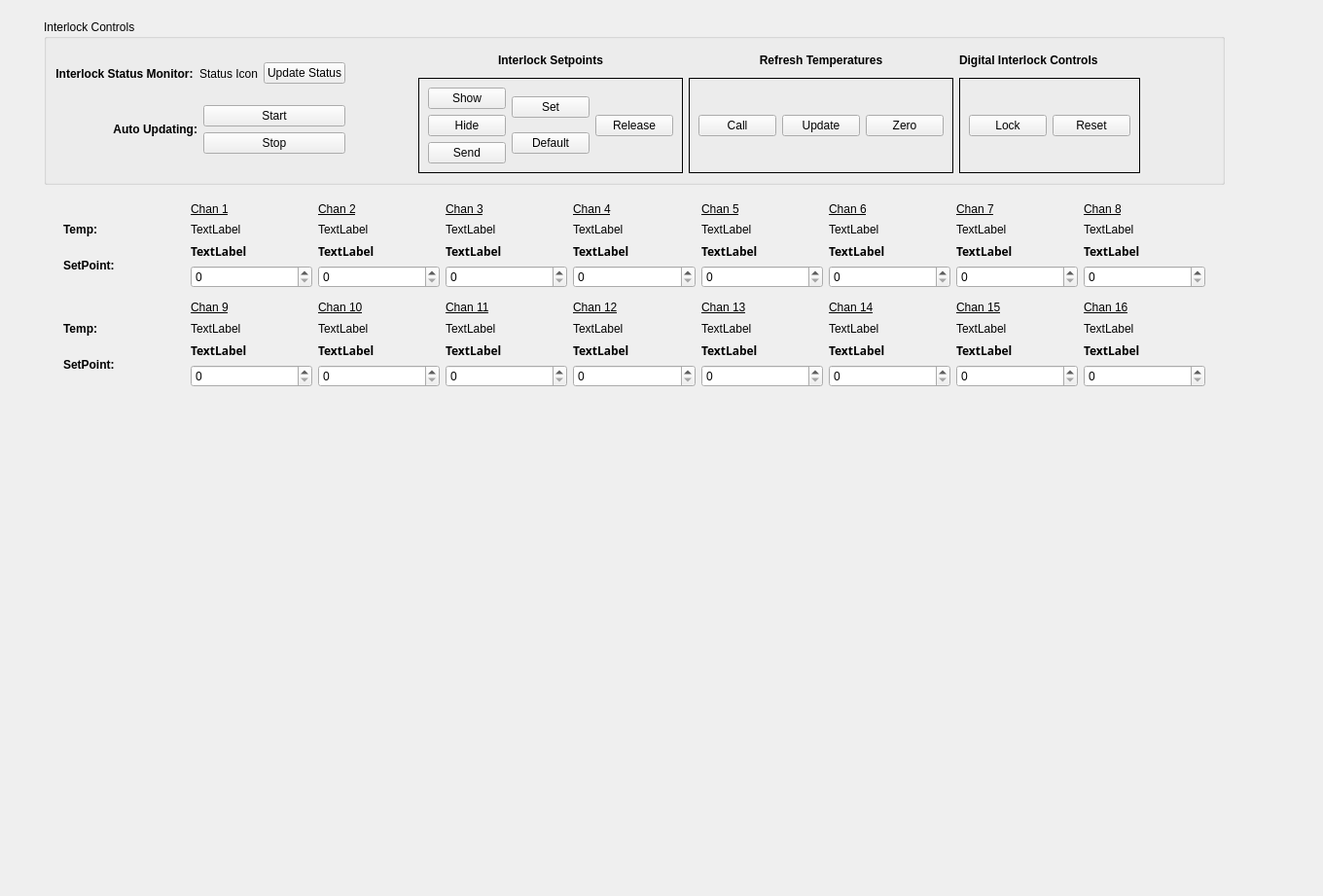
<?xml version="1.0" encoding="UTF-8"?>
<ui version="4.0">
 <class>Form</class>
 <widget class="QWidget" name="Form">
  <property name="enabled">
   <bool>true</bool>
  </property>
  <property name="geometry">
   <rect>
    <x>0</x>
    <y>0</y>
    <width>1360</width>
    <height>921</height>
   </rect>
  </property>
  <property name="windowTitle">
   <string>Form</string>
  </property>
  <widget class="QWidget" name="verticalLayoutWidget">
   <property name="geometry">
    <rect>
     <x>40</x>
     <y>20</y>
     <width>1224</width>
     <height>525</height>
    </rect>
   </property>
   <layout class="QGridLayout" name="gridLayout_2">
    <property name="sizeConstraint">
     <enum>QLayout::SetMinimumSize</enum>
    </property>
    <item row="0" column="0">
     <spacer name="verticalSpacer_10">
      <property name="orientation">
       <enum>Qt::Vertical</enum>
      </property>
      <property name="sizeHint" stdset="0">
       <size>
        <width>5</width>
        <height>25</height>
       </size>
      </property>
     </spacer>
    </item>
    <item row="5" column="1">
     <spacer name="verticalSpacer_7">
      <property name="orientation">
       <enum>Qt::Vertical</enum>
      </property>
      <property name="sizeHint" stdset="0">
       <size>
        <width>20</width>
        <height>40</height>
       </size>
      </property>
     </spacer>
    </item>
    <item row="2" column="0">
     <spacer name="verticalSpacer_8">
      <property name="orientation">
       <enum>Qt::Vertical</enum>
      </property>
      <property name="sizeHint" stdset="0">
       <size>
        <width>5</width>
        <height>40</height>
       </size>
      </property>
     </spacer>
    </item>
    <item row="4" column="1">
     <spacer name="verticalSpacer_2">
      <property name="orientation">
       <enum>Qt::Vertical</enum>
      </property>
      <property name="sizeHint" stdset="0">
       <size>
        <width>20</width>
        <height>40</height>
       </size>
      </property>
     </spacer>
    </item>
    <item row="3" column="2">
     <spacer name="verticalSpacer_11">
      <property name="orientation">
       <enum>Qt::Vertical</enum>
      </property>
      <property name="sizeHint" stdset="0">
       <size>
        <width>5</width>
        <height>80</height>
       </size>
      </property>
     </spacer>
    </item>
    <item row="2" column="1">
     <layout class="QVBoxLayout" name="verticalLayout">
      <item>
       <layout class="QGridLayout" name="channel_temps">
        <item row="9" column="5">
         <widget class="QLabel" name="chan_12_temp">
          <property name="text">
           <string>TextLabel</string>
          </property>
         </widget>
        </item>
        <item row="3" column="4">
         <widget class="QLabel" name="chan_3_temp">
          <property name="text">
           <string>TextLabel</string>
          </property>
         </widget>
        </item>
        <item row="9" column="2">
         <widget class="QLabel" name="chan_9_temp">
          <property name="text">
           <string>TextLabel</string>
          </property>
         </widget>
        </item>
        <item row="3" column="9">
         <widget class="QLabel" name="chan_8_temp">
          <property name="text">
           <string>TextLabel</string>
          </property>
         </widget>
        </item>
        <item row="3" column="7">
         <widget class="QLabel" name="chan_6_temp">
          <property name="text">
           <string>TextLabel</string>
          </property>
         </widget>
        </item>
        <item row="3" column="0">
         <spacer name="verticalSpacer_9">
          <property name="orientation">
           <enum>Qt::Vertical</enum>
          </property>
          <property name="sizeHint" stdset="0">
           <size>
            <width>20</width>
            <height>20</height>
           </size>
          </property>
         </spacer>
        </item>
        <item row="3" column="3">
         <widget class="QLabel" name="chan_2_temp">
          <property name="text">
           <string>TextLabel</string>
          </property>
         </widget>
        </item>
        <item row="3" column="8">
         <widget class="QLabel" name="chan_7_temp">
          <property name="text">
           <string>TextLabel</string>
          </property>
         </widget>
        </item>
        <item row="3" column="6">
         <widget class="QLabel" name="chan_5_temp">
          <property name="text">
           <string>TextLabel</string>
          </property>
         </widget>
        </item>
        <item row="3" column="2">
         <widget class="QLabel" name="chan_1_temp">
          <property name="text">
           <string>TextLabel</string>
          </property>
         </widget>
        </item>
        <item row="8" column="6">
         <widget class="QLabel" name="channel_13_marker">
          <property name="font">
           <font>
            <underline>true</underline>
           </font>
          </property>
          <property name="text">
           <string>Chan 13</string>
          </property>
         </widget>
        </item>
        <item row="8" column="9">
         <widget class="QLabel" name="channel_16_marker">
          <property name="font">
           <font>
            <underline>true</underline>
           </font>
          </property>
          <property name="text">
           <string>Chan 16</string>
          </property>
         </widget>
        </item>
        <item row="8" column="8">
         <widget class="QLabel" name="channel_15_marker">
          <property name="font">
           <font>
            <underline>true</underline>
           </font>
          </property>
          <property name="text">
           <string>Chan 15</string>
          </property>
         </widget>
        </item>
        <item row="8" column="7">
         <widget class="QLabel" name="channel_14_marker">
          <property name="font">
           <font>
            <underline>true</underline>
           </font>
          </property>
          <property name="text">
           <string>Chan 14</string>
          </property>
         </widget>
        </item>
        <item row="10" column="6">
         <layout class="QVBoxLayout" name="verticalLayout_17">
          <item>
           <widget class="QLabel" name="chan_13_setpoint">
            <property name="font">
             <font>
              <family>Yu Gothic UI Semibold</family>
              <weight>75</weight>
              <bold>true</bold>
             </font>
            </property>
            <property name="text">
             <string>TextLabel</string>
            </property>
           </widget>
          </item>
          <item>
           <widget class="QSpinBox" name="chan_13_adjust"/>
          </item>
         </layout>
        </item>
        <item row="10" column="7">
         <layout class="QVBoxLayout" name="verticalLayout_18">
          <item>
           <widget class="QLabel" name="chan_14_setpoint">
            <property name="font">
             <font>
              <family>Yu Gothic UI Semibold</family>
              <weight>75</weight>
              <bold>true</bold>
             </font>
            </property>
            <property name="text">
             <string>TextLabel</string>
            </property>
           </widget>
          </item>
          <item>
           <widget class="QSpinBox" name="chan_14_adjust"/>
          </item>
         </layout>
        </item>
        <item row="10" column="9">
         <layout class="QVBoxLayout" name="verticalLayout_20">
          <item>
           <widget class="QLabel" name="chan_16_setpoint">
            <property name="font">
             <font>
              <family>Yu Gothic UI Semibold</family>
              <weight>75</weight>
              <bold>true</bold>
             </font>
            </property>
            <property name="text">
             <string>TextLabel</string>
            </property>
           </widget>
          </item>
          <item>
           <widget class="QSpinBox" name="chan_16_adjust"/>
          </item>
         </layout>
        </item>
        <item row="10" column="8">
         <layout class="QVBoxLayout" name="verticalLayout_19">
          <item>
           <widget class="QLabel" name="chan_15_setpoint">
            <property name="font">
             <font>
              <family>Yu Gothic UI Semibold</family>
              <weight>75</weight>
              <bold>true</bold>
             </font>
            </property>
            <property name="text">
             <string>TextLabel</string>
            </property>
           </widget>
          </item>
          <item>
           <widget class="QSpinBox" name="chan_15_adjust"/>
          </item>
         </layout>
        </item>
        <item row="4" column="9">
         <layout class="QVBoxLayout" name="verticalLayout_12">
          <item>
           <widget class="QLabel" name="chan_8_setpoint">
            <property name="font">
             <font>
              <family>Yu Gothic UI Semibold</family>
              <weight>75</weight>
              <bold>true</bold>
             </font>
            </property>
            <property name="text">
             <string>TextLabel</string>
            </property>
           </widget>
          </item>
          <item>
           <widget class="QSpinBox" name="chan_8_adjust"/>
          </item>
         </layout>
        </item>
        <item row="10" column="2">
         <layout class="QVBoxLayout" name="verticalLayout_13">
          <item>
           <widget class="QLabel" name="chan_9_setpoint">
            <property name="font">
             <font>
              <family>Yu Gothic UI Semibold</family>
              <weight>75</weight>
              <bold>true</bold>
             </font>
            </property>
            <property name="text">
             <string>TextLabel</string>
            </property>
           </widget>
          </item>
          <item>
           <widget class="QSpinBox" name="chan_9_adjust"/>
          </item>
         </layout>
        </item>
        <item row="10" column="3">
         <layout class="QVBoxLayout" name="verticalLayout_14">
          <item>
           <widget class="QLabel" name="chan_10_setpoint">
            <property name="font">
             <font>
              <family>Yu Gothic UI Semibold</family>
              <weight>75</weight>
              <bold>true</bold>
             </font>
            </property>
            <property name="text">
             <string>TextLabel</string>
            </property>
           </widget>
          </item>
          <item>
           <widget class="QSpinBox" name="chan_10_adjust"/>
          </item>
         </layout>
        </item>
        <item row="10" column="5">
         <layout class="QVBoxLayout" name="verticalLayout_16">
          <item>
           <widget class="QLabel" name="chan_12_setpoint">
            <property name="font">
             <font>
              <family>Yu Gothic UI Semibold</family>
              <weight>75</weight>
              <bold>true</bold>
             </font>
            </property>
            <property name="text">
             <string>TextLabel</string>
            </property>
           </widget>
          </item>
          <item>
           <widget class="QSpinBox" name="chan_12_adjust"/>
          </item>
         </layout>
        </item>
        <item row="10" column="4">
         <layout class="QVBoxLayout" name="verticalLayout_15">
          <item>
           <widget class="QLabel" name="chan_11_setpoint">
            <property name="font">
             <font>
              <family>Yu Gothic UI Semibold</family>
              <weight>75</weight>
              <bold>true</bold>
             </font>
            </property>
            <property name="text">
             <string>TextLabel</string>
            </property>
           </widget>
          </item>
          <item>
           <widget class="QSpinBox" name="chan_11_adjust"/>
          </item>
         </layout>
        </item>
        <item row="8" column="5">
         <widget class="QLabel" name="channel_12_marker">
          <property name="font">
           <font>
            <underline>true</underline>
           </font>
          </property>
          <property name="text">
           <string>Chan 12</string>
          </property>
         </widget>
        </item>
        <item row="9" column="3">
         <widget class="QLabel" name="chan_10_temp">
          <property name="text">
           <string>TextLabel</string>
          </property>
         </widget>
        </item>
        <item row="8" column="4">
         <widget class="QLabel" name="channel_11_marker">
          <property name="font">
           <font>
            <underline>true</underline>
           </font>
          </property>
          <property name="text">
           <string>Chan 11</string>
          </property>
         </widget>
        </item>
        <item row="3" column="5">
         <widget class="QLabel" name="chan_4_temp">
          <property name="text">
           <string>TextLabel</string>
          </property>
         </widget>
        </item>
        <item row="9" column="6">
         <widget class="QLabel" name="chan_13_temp">
          <property name="text">
           <string>TextLabel</string>
          </property>
         </widget>
        </item>
        <item row="9" column="4">
         <widget class="QLabel" name="chan_11_temp">
          <property name="text">
           <string>TextLabel</string>
          </property>
         </widget>
        </item>
        <item row="9" column="8">
         <widget class="QLabel" name="chan_15_temp">
          <property name="text">
           <string>TextLabel</string>
          </property>
         </widget>
        </item>
        <item row="9" column="9">
         <widget class="QLabel" name="chan_16_temp">
          <property name="text">
           <string>TextLabel</string>
          </property>
         </widget>
        </item>
        <item row="9" column="7">
         <widget class="QLabel" name="chan_14_temp">
          <property name="text">
           <string>TextLabel</string>
          </property>
         </widget>
        </item>
        <item row="6" column="10">
         <spacer name="verticalSpacer_5">
          <property name="orientation">
           <enum>Qt::Vertical</enum>
          </property>
          <property name="sizeHint" stdset="0">
           <size>
            <width>20</width>
            <height>10</height>
           </size>
          </property>
         </spacer>
        </item>
        <item row="9" column="0">
         <spacer name="verticalSpacer_6">
          <property name="orientation">
           <enum>Qt::Vertical</enum>
          </property>
          <property name="sizeHint" stdset="0">
           <size>
            <width>20</width>
            <height>20</height>
           </size>
          </property>
         </spacer>
        </item>
        <item row="1" column="2">
         <widget class="QLabel" name="channel_1_marker">
          <property name="font">
           <font>
            <weight>50</weight>
            <bold>false</bold>
            <underline>true</underline>
           </font>
          </property>
          <property name="text">
           <string>Chan 1</string>
          </property>
         </widget>
        </item>
        <item row="1" column="4">
         <widget class="QLabel" name="channel_3_marker">
          <property name="font">
           <font>
            <underline>true</underline>
           </font>
          </property>
          <property name="text">
           <string>Chan 3</string>
          </property>
         </widget>
        </item>
        <item row="8" column="3">
         <widget class="QLabel" name="channel_10_marker">
          <property name="font">
           <font>
            <underline>true</underline>
           </font>
          </property>
          <property name="text">
           <string>Chan 10</string>
          </property>
         </widget>
        </item>
        <item row="8" column="2">
         <widget class="QLabel" name="channel_9_marker">
          <property name="font">
           <font>
            <underline>true</underline>
           </font>
          </property>
          <property name="text">
           <string>Chan 9</string>
          </property>
         </widget>
        </item>
        <item row="0" column="6">
         <spacer name="verticalSpacer_3">
          <property name="orientation">
           <enum>Qt::Vertical</enum>
          </property>
          <property name="sizeHint" stdset="0">
           <size>
            <width>20</width>
            <height>15</height>
           </size>
          </property>
         </spacer>
        </item>
        <item row="1" column="5">
         <widget class="QLabel" name="channel_4_marker">
          <property name="font">
           <font>
            <underline>true</underline>
           </font>
          </property>
          <property name="text">
           <string>Chan 4</string>
          </property>
         </widget>
        </item>
        <item row="1" column="3">
         <widget class="QLabel" name="channel_2_marker">
          <property name="font">
           <font>
            <underline>true</underline>
           </font>
          </property>
          <property name="text">
           <string>Chan 2</string>
          </property>
         </widget>
        </item>
        <item row="1" column="7">
         <widget class="QLabel" name="channel_6_marker">
          <property name="font">
           <font>
            <underline>true</underline>
           </font>
          </property>
          <property name="text">
           <string>Chan 6</string>
          </property>
         </widget>
        </item>
        <item row="1" column="6">
         <widget class="QLabel" name="channel_5_marker">
          <property name="font">
           <font>
            <underline>true</underline>
           </font>
          </property>
          <property name="text">
           <string>Chan 5</string>
          </property>
         </widget>
        </item>
        <item row="1" column="9">
         <widget class="QLabel" name="channel_8_marker">
          <property name="font">
           <font>
            <underline>true</underline>
           </font>
          </property>
          <property name="text">
           <string>Chan 8</string>
          </property>
         </widget>
        </item>
        <item row="4" column="0">
         <spacer name="verticalSpacer_12">
          <property name="orientation">
           <enum>Qt::Vertical</enum>
          </property>
          <property name="sizeHint" stdset="0">
           <size>
            <width>20</width>
            <height>20</height>
           </size>
          </property>
         </spacer>
        </item>
        <item row="10" column="0">
         <spacer name="verticalSpacer_14">
          <property name="orientation">
           <enum>Qt::Vertical</enum>
          </property>
          <property name="sizeHint" stdset="0">
           <size>
            <width>20</width>
            <height>20</height>
           </size>
          </property>
         </spacer>
        </item>
        <item row="10" column="1">
         <widget class="QLabel" name="setpoints_label_2">
          <property name="font">
           <font>
            <weight>75</weight>
            <bold>true</bold>
           </font>
          </property>
          <property name="text">
           <string>SetPoint:</string>
          </property>
          <property name="alignment">
           <set>Qt::AlignLeading|Qt::AlignLeft|Qt::AlignVCenter</set>
          </property>
         </widget>
        </item>
        <item row="4" column="1">
         <widget class="QLabel" name="setpoints_label_1">
          <property name="font">
           <font>
            <weight>75</weight>
            <bold>true</bold>
           </font>
          </property>
          <property name="text">
           <string>SetPoint:</string>
          </property>
          <property name="alignment">
           <set>Qt::AlignLeading|Qt::AlignLeft|Qt::AlignVCenter</set>
          </property>
         </widget>
        </item>
        <item row="1" column="8">
         <widget class="QLabel" name="channel_7_marker">
          <property name="font">
           <font>
            <underline>true</underline>
           </font>
          </property>
          <property name="text">
           <string>Chan 7</string>
          </property>
         </widget>
        </item>
        <item row="9" column="1">
         <widget class="QLabel" name="temps_label_2">
          <property name="font">
           <font>
            <weight>75</weight>
            <bold>true</bold>
           </font>
          </property>
          <property name="text">
           <string>Temp:</string>
          </property>
          <property name="alignment">
           <set>Qt::AlignLeading|Qt::AlignLeft|Qt::AlignVCenter</set>
          </property>
         </widget>
        </item>
        <item row="3" column="1">
         <widget class="QLabel" name="temps_label_1">
          <property name="font">
           <font>
            <weight>75</weight>
            <bold>true</bold>
           </font>
          </property>
          <property name="text">
           <string>Temp:</string>
          </property>
          <property name="alignment">
           <set>Qt::AlignLeading|Qt::AlignLeft|Qt::AlignVCenter</set>
          </property>
         </widget>
        </item>
        <item row="4" column="3">
         <layout class="QVBoxLayout" name="verticalLayout_6">
          <item>
           <widget class="QLabel" name="chan_2_setpoint">
            <property name="font">
             <font>
              <family>Yu Gothic UI Semibold</family>
              <weight>75</weight>
              <italic>false</italic>
              <bold>true</bold>
             </font>
            </property>
            <property name="text">
             <string>TextLabel</string>
            </property>
           </widget>
          </item>
          <item>
           <widget class="QSpinBox" name="chan_2_adjust"/>
          </item>
         </layout>
        </item>
        <item row="4" column="2">
         <layout class="QVBoxLayout" name="verticalLayout_5">
          <item>
           <widget class="QLabel" name="chan_1_setpoint">
            <property name="font">
             <font>
              <family>Yu Gothic UI Semibold</family>
              <weight>75</weight>
              <bold>true</bold>
             </font>
            </property>
            <property name="text">
             <string>TextLabel</string>
            </property>
           </widget>
          </item>
          <item>
           <widget class="QSpinBox" name="chan_1_adjust"/>
          </item>
         </layout>
        </item>
        <item row="4" column="5">
         <layout class="QVBoxLayout" name="verticalLayout_8">
          <item>
           <widget class="QLabel" name="chan_4_setpoint">
            <property name="font">
             <font>
              <family>Yu Gothic UI Semibold</family>
              <weight>75</weight>
              <bold>true</bold>
             </font>
            </property>
            <property name="text">
             <string>TextLabel</string>
            </property>
           </widget>
          </item>
          <item>
           <widget class="QSpinBox" name="chan_4_adjust"/>
          </item>
         </layout>
        </item>
        <item row="4" column="4">
         <layout class="QVBoxLayout" name="verticalLayout_7">
          <item>
           <widget class="QLabel" name="chan_3_setpoint">
            <property name="font">
             <font>
              <family>Yu Gothic UI Semibold</family>
              <weight>75</weight>
              <bold>true</bold>
             </font>
            </property>
            <property name="text">
             <string>TextLabel</string>
            </property>
           </widget>
          </item>
          <item>
           <widget class="QSpinBox" name="chan_3_adjust"/>
          </item>
         </layout>
        </item>
        <item row="4" column="6">
         <layout class="QVBoxLayout" name="verticalLayout_9">
          <item>
           <widget class="QLabel" name="chan_5_setpoint">
            <property name="font">
             <font>
              <family>Yu Gothic UI Semibold</family>
              <weight>75</weight>
              <bold>true</bold>
             </font>
            </property>
            <property name="text">
             <string>TextLabel</string>
            </property>
           </widget>
          </item>
          <item>
           <widget class="QSpinBox" name="chan_5_adjust"/>
          </item>
         </layout>
        </item>
        <item row="4" column="7">
         <layout class="QVBoxLayout" name="verticalLayout_10">
          <item>
           <widget class="QLabel" name="chan_6_setpoint">
            <property name="font">
             <font>
              <family>Yu Gothic UI Semibold</family>
              <weight>75</weight>
              <bold>true</bold>
             </font>
            </property>
            <property name="text">
             <string>TextLabel</string>
            </property>
           </widget>
          </item>
          <item>
           <widget class="QSpinBox" name="chan_6_adjust"/>
          </item>
         </layout>
        </item>
        <item row="4" column="8">
         <layout class="QVBoxLayout" name="verticalLayout_11">
          <item>
           <widget class="QLabel" name="chan_7_setpoint">
            <property name="font">
             <font>
              <family>Yu Gothic UI Semibold</family>
              <weight>75</weight>
              <bold>true</bold>
             </font>
            </property>
            <property name="text">
             <string>TextLabel</string>
            </property>
           </widget>
          </item>
          <item>
           <widget class="QSpinBox" name="chan_7_adjust"/>
          </item>
         </layout>
        </item>
       </layout>
      </item>
      <item>
       <spacer name="horizontalSpacer">
        <property name="orientation">
         <enum>Qt::Horizontal</enum>
        </property>
        <property name="sizeHint" stdset="0">
         <size>
          <width>100</width>
          <height>20</height>
         </size>
        </property>
       </spacer>
      </item>
     </layout>
    </item>
    <item row="0" column="1">
     <widget class="QGroupBox" name="control_box">
      <property name="acceptDrops">
       <bool>false</bool>
      </property>
      <property name="title">
       <string>Interlock Controls</string>
      </property>
      <property name="flat">
       <bool>false</bool>
      </property>
      <property name="checkable">
       <bool>false</bool>
      </property>
      <layout class="QHBoxLayout" name="digital_controls">
       <item>
        <layout class="QGridLayout" name="controls">
         <item row="4" column="0">
          <layout class="QHBoxLayout" name="horizontalLayout">
           <item>
            <widget class="QLabel" name="label">
             <property name="font">
              <font>
               <weight>75</weight>
               <bold>true</bold>
              </font>
             </property>
             <property name="text">
              <string>Auto Updating:</string>
             </property>
             <property name="alignment">
              <set>Qt::AlignRight|Qt::AlignTrailing|Qt::AlignVCenter</set>
             </property>
            </widget>
           </item>
           <item>
            <layout class="QVBoxLayout" name="verticalLayout_4">
             <item>
              <widget class="QPushButton" name="start_continuous">
               <property name="text">
                <string>Start</string>
               </property>
              </widget>
             </item>
             <item>
              <widget class="QPushButton" name="stop_continuous">
               <property name="text">
                <string>Stop</string>
               </property>
              </widget>
             </item>
            </layout>
           </item>
          </layout>
         </item>
         <item row="2" column="2">
          <spacer name="verticalSpacer_13">
           <property name="orientation">
            <enum>Qt::Vertical</enum>
           </property>
           <property name="sizeHint" stdset="0">
            <size>
             <width>20</width>
             <height>40</height>
            </size>
           </property>
          </spacer>
         </item>
         <item row="5" column="0">
          <spacer name="horizontalSpacer_4">
           <property name="orientation">
            <enum>Qt::Horizontal</enum>
           </property>
           <property name="sizeHint" stdset="0">
            <size>
             <width>20</width>
             <height>20</height>
            </size>
           </property>
          </spacer>
         </item>
         <item row="2" column="0">
          <layout class="QHBoxLayout" name="horizontalLayout_3">
           <item>
            <widget class="QLabel" name="status_marker">
             <property name="font">
              <font>
               <weight>75</weight>
               <bold>true</bold>
              </font>
             </property>
             <property name="text">
              <string>Interlock Status Monitor:</string>
             </property>
             <property name="alignment">
              <set>Qt::AlignCenter</set>
             </property>
            </widget>
           </item>
           <item>
            <widget class="QLabel" name="status_icon">
             <property name="text">
              <string>Status Icon</string>
             </property>
             <property name="alignment">
              <set>Qt::AlignCenter</set>
             </property>
            </widget>
           </item>
           <item>
            <spacer name="horizontalSpacer_5">
             <property name="orientation">
              <enum>Qt::Horizontal</enum>
             </property>
             <property name="sizeHint" stdset="0">
              <size>
               <width>5</width>
               <height>20</height>
              </size>
             </property>
            </spacer>
           </item>
           <item>
            <widget class="QPushButton" name="status_update">
             <property name="text">
              <string>Update Status</string>
             </property>
            </widget>
           </item>
          </layout>
         </item>
        </layout>
       </item>
       <item>
        <spacer name="verticalSpacer_4">
         <property name="orientation">
          <enum>Qt::Vertical</enum>
         </property>
         <property name="sizeHint" stdset="0">
          <size>
           <width>5</width>
           <height>25</height>
          </size>
         </property>
        </spacer>
       </item>
       <item>
        <layout class="QGridLayout" name="refresh_temps">
         <item row="0" column="1">
          <spacer name="horizontalSpacer_10">
           <property name="orientation">
            <enum>Qt::Horizontal</enum>
           </property>
           <property name="sizeHint" stdset="0">
            <size>
             <width>2</width>
             <height>10</height>
            </size>
           </property>
          </spacer>
         </item>
         <item row="0" column="3">
          <widget class="QLabel" name="update_temps_label">
           <property name="font">
            <font>
             <weight>75</weight>
             <italic>false</italic>
             <bold>true</bold>
             <underline>false</underline>
            </font>
           </property>
           <property name="text">
            <string>Refresh Temperatures</string>
           </property>
           <property name="alignment">
            <set>Qt::AlignCenter</set>
           </property>
          </widget>
         </item>
         <item row="1" column="0">
          <spacer name="horizontalSpacer_8">
           <property name="orientation">
            <enum>Qt::Horizontal</enum>
           </property>
           <property name="sizeHint" stdset="0">
            <size>
             <width>60</width>
             <height>20</height>
            </size>
           </property>
          </spacer>
         </item>
         <item row="0" column="5">
          <widget class="QLabel" name="digital_lock_label">
           <property name="font">
            <font>
             <weight>75</weight>
             <bold>true</bold>
            </font>
           </property>
           <property name="text">
            <string>Digital Interlock Controls</string>
           </property>
           <property name="alignment">
            <set>Qt::AlignLeading|Qt::AlignLeft|Qt::AlignVCenter</set>
           </property>
          </widget>
         </item>
         <item row="0" column="4">
          <spacer name="horizontalSpacer_11">
           <property name="orientation">
            <enum>Qt::Horizontal</enum>
           </property>
           <property name="sizeHint" stdset="0">
            <size>
             <width>2</width>
             <height>10</height>
            </size>
           </property>
          </spacer>
         </item>
         <item row="0" column="0">
          <spacer name="verticalSpacer_15">
           <property name="orientation">
            <enum>Qt::Vertical</enum>
           </property>
           <property name="sizeType">
            <enum>QSizePolicy::Fixed</enum>
           </property>
           <property name="sizeHint" stdset="0">
            <size>
             <width>20</width>
             <height>25</height>
            </size>
           </property>
          </spacer>
         </item>
         <item row="0" column="2">
          <widget class="QLabel" name="call_temps_label">
           <property name="font">
            <font>
             <weight>75</weight>
             <bold>true</bold>
            </font>
           </property>
           <property name="text">
            <string>    Interlock Setpoints    </string>
           </property>
           <property name="alignment">
            <set>Qt::AlignCenter</set>
           </property>
          </widget>
         </item>
         <item row="0" column="6">
          <spacer name="horizontalSpacer_17">
           <property name="orientation">
            <enum>Qt::Horizontal</enum>
           </property>
           <property name="sizeHint" stdset="0">
            <size>
             <width>90</width>
             <height>20</height>
            </size>
           </property>
          </spacer>
         </item>
         <item row="1" column="3">
          <widget class="QFrame" name="horizontalFrame">
           <property name="frameShape">
            <enum>QFrame::Box</enum>
           </property>
           <layout class="QHBoxLayout" name="horizontalLayout_4">
            <item>
             <widget class="QPushButton" name="call_temps">
              <property name="text">
               <string>Call</string>
              </property>
             </widget>
            </item>
            <item>
             <widget class="QPushButton" name="update_temps">
              <property name="text">
               <string>Update</string>
              </property>
             </widget>
            </item>
            <item>
             <widget class="QPushButton" name="zero_temps">
              <property name="text">
               <string>Zero</string>
              </property>
             </widget>
            </item>
           </layout>
          </widget>
         </item>
         <item row="1" column="2">
          <widget class="QFrame" name="horizontalFrame_3">
           <property name="frameShape">
            <enum>QFrame::Box</enum>
           </property>
           <layout class="QHBoxLayout" name="horizontalLayout_6">
            <item>
             <layout class="QVBoxLayout" name="verticalLayout_2">
              <item>
               <widget class="QPushButton" name="show_setpoints">
                <property name="text">
                 <string>Show</string>
                </property>
               </widget>
              </item>
              <item>
               <widget class="QPushButton" name="hide_setpoints">
                <property name="text">
                 <string>Hide</string>
                </property>
               </widget>
              </item>
              <item>
               <widget class="QPushButton" name="send_setpoints">
                <property name="text">
                 <string>Send</string>
                </property>
               </widget>
              </item>
             </layout>
            </item>
            <item>
             <layout class="QVBoxLayout" name="verticalLayout_3">
              <item>
               <widget class="QPushButton" name="set_setpoints">
                <property name="text">
                 <string>Set</string>
                </property>
               </widget>
              </item>
              <item>
               <widget class="QPushButton" name="default_setpoints">
                <property name="text">
                 <string>Default</string>
                </property>
               </widget>
              </item>
             </layout>
            </item>
            <item>
             <widget class="QPushButton" name="release_setpoints">
              <property name="text">
               <string>Release</string>
              </property>
             </widget>
            </item>
           </layout>
          </widget>
         </item>
         <item row="1" column="5">
          <widget class="QFrame" name="horizontalFrame_2">
           <property name="frameShape">
            <enum>QFrame::Box</enum>
           </property>
           <layout class="QHBoxLayout" name="horizontalLayout_5">
            <item>
             <widget class="QPushButton" name="digital_lock">
              <property name="text">
               <string>Lock</string>
              </property>
             </widget>
            </item>
            <item>
             <widget class="QPushButton" name="digital_reset">
              <property name="text">
               <string>Reset</string>
              </property>
             </widget>
            </item>
           </layout>
          </widget>
         </item>
        </layout>
       </item>
       <item>
        <layout class="QHBoxLayout" name="horizontalLayout_2"/>
       </item>
      </layout>
     </widget>
    </item>
    <item row="0" column="2">
     <spacer name="horizontalSpacer_16">
      <property name="orientation">
       <enum>Qt::Horizontal</enum>
      </property>
      <property name="sizeHint" stdset="0">
       <size>
        <width>40</width>
        <height>20</height>
       </size>
      </property>
     </spacer>
    </item>
    <item row="3" column="1">
     <layout class="QHBoxLayout" name="horizontalLayout_7">
      <item>
       <widget class="PlotWidget" name="graph_widget_2" native="true"/>
      </item>
      <item>
       <widget class="PlotWidget" name="graph_widget_3" native="true"/>
      </item>
      <item>
       <widget class="PlotWidget" name="graph_widget_4" native="true"/>
      </item>
      <item>
       <widget class="PlotWidget" name="graph_widget_5" native="true"/>
      </item>
     </layout>
    </item>
   </layout>
  </widget>
  <widget class="PlotWidget" name="graph_widget" native="true">
   <property name="geometry">
    <rect>
     <x>50</x>
     <y>750</y>
     <width>1200</width>
     <height>61</height>
    </rect>
   </property>
  </widget>
 </widget>
 <customwidgets>
  <customwidget>
   <class>PlotWidget</class>
   <extends>QWidget</extends>
   <header>pyqtgraph</header>
   <container>1</container>
  </customwidget>
 </customwidgets>
 <resources/>
 <connections/>
</ui>
